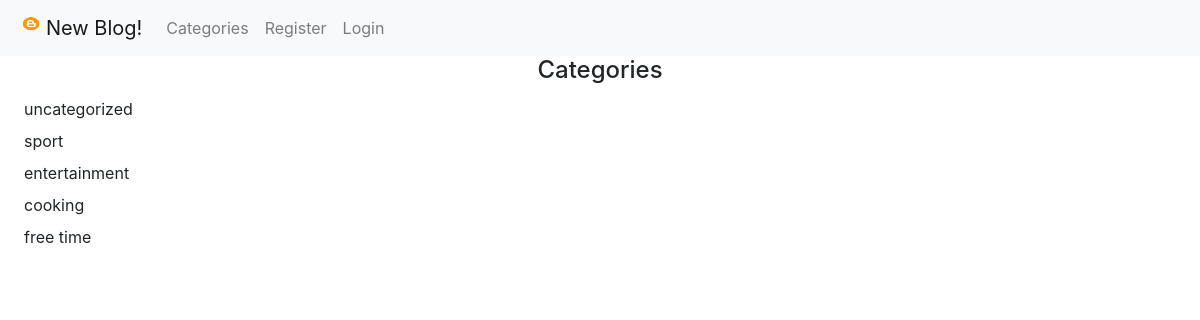
The page /category_list/ on the database as committed earlier.
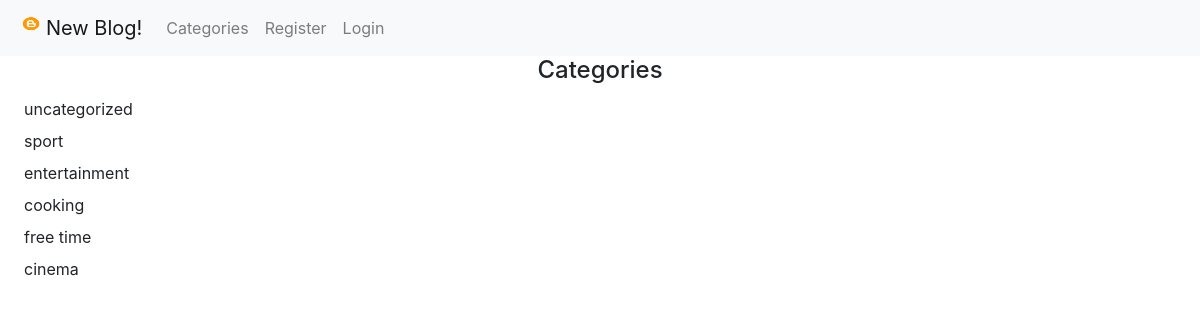
The same page on the database as committed later.
### blog/models.py (models this page shows, shortened)
class Category(models.Model):
    name = models.CharField(max_length=200)
    def __str__(self):
        return self.name

### blog/views.py (the view)
# urls.py: path('category_list/', CategoryListView, name='category_list'),
def CategoryListView(request):
    cat_menu_list = Category.objects.all()
    return render(request, 'category_list.html', {'cat_menu_list': cat_menu_list})

### blog/templates/category_list.html
{% extends 'base.html' %}
{% block content %}
    <h4 align="center">Categories</h4>
    {% for item in cat_menu_list %}
        <a class="dropdown-item" href="{%  url 'category' item|slugify %}">{{ item }}</a>
    {% endfor %}
{% endblock content %}

Rows that differ between the two databases and show on the page:
added Category: name "cinema"
